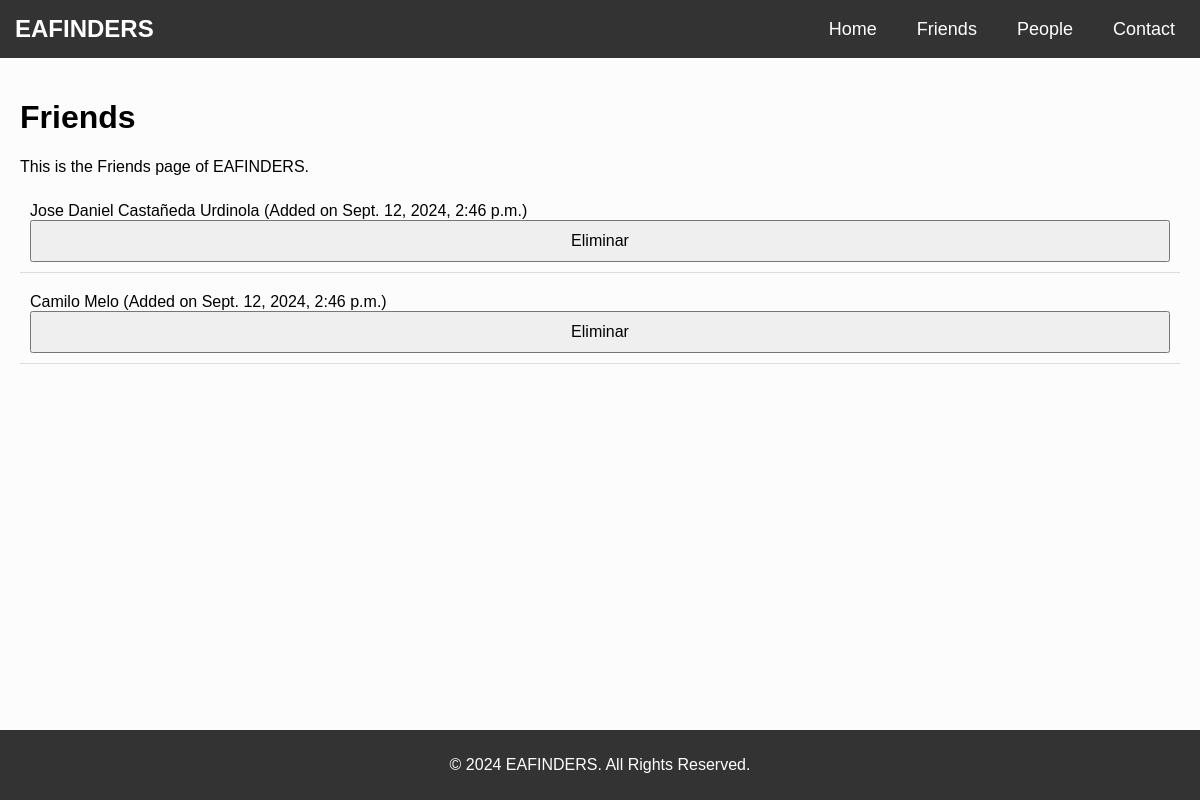
The app's page /Amigos.html with its own data.
### friendsapp/models.py (models this page shows)
class Friend(models.Model):
    person = models.ForeignKey(Person, on_delete=models.CASCADE)
    added_on = models.DateTimeField(auto_now_add=True)

class Person(models.Model):
    first_name = models.CharField(max_length=100)
    last_name = models.CharField(max_length=100)

### friendsapp/views.py (the view)
# urls.py: path('Amigos.html', views.friends, name='friends'),
def friends(request):
    friends = Friend.objects.all()
    return render(request, 'Amigos.html', {'friends': friends})

### friendsapp/templates/Amigos.html (shortened to what this page needs)
{% extends 'template.html' %}
{% block content %}
    <h1>Friends</h1>
    <p>This is the Friends page of EAFINDERS.</p>
    <ul class="friends-list">
        {% for friend in friends %}
        <li class="friend-item">
            {{ friend.person.first_name }} {{ friend.person.last_name }} (Added on {{ friend.added_on }})
            <form action="{% url 'delete_friend' friend.id %}" method="POST" style="display:inline;">
                <button type="submit">Eliminar</button>
            </form>
        </li>
        {% endfor %}
    </ul>
{% endblock %}

### friendsapp/static/css/styles.css (style rules this page uses)
body { margin: 0; font-family: 'Arial', sans-serif; background-color: #fcfcfc; height: 100%; }
ul { list-style: none; padding: 0; margin: 0; }
button { width: 100%; padding: 10px; font-size: 16px; }

### friendsapp/templates/Amigos.html (style rules this page uses)
.friends-list { max-height: 400px; overflow-y: scroll; padding: 0; list-style-type: none; }
.friend-item { margin-bottom: 10px; padding: 10px; border-bottom: 1px solid #ddd; }

### records on screen
Friend: person.first_name "Jose Daniel", person.last_name "Castañeda Urdinola", added_on "Sept. 12, 2024, 2:46 p.m."
Friend: person.first_name "Camilo", person.last_name "Melo", added_on "Sept. 12, 2024, 2:46 p.m."
